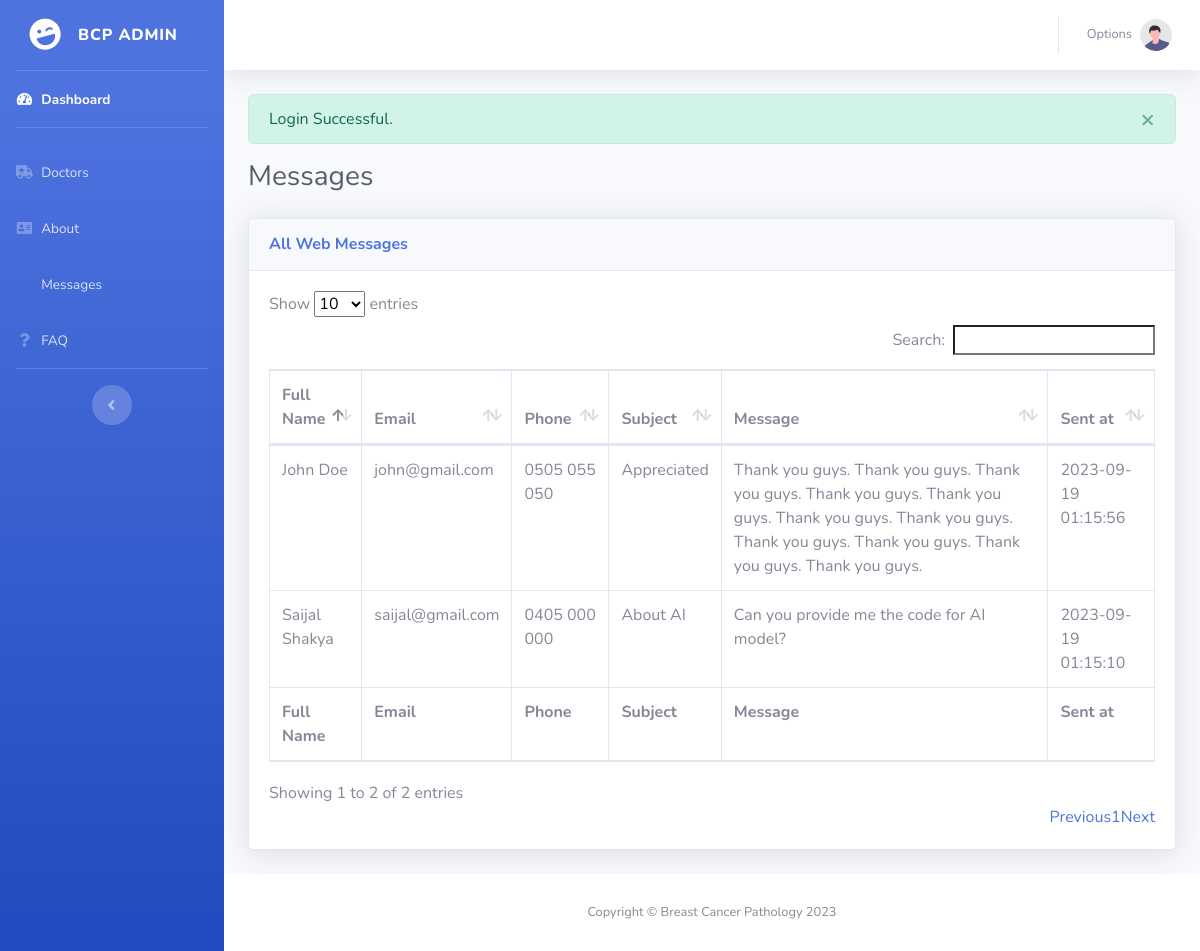
Page /admin/messages (signed in) on the committed database.
### tables this page shows
CREATE TABLE `messages` (
  `id` int NOT NULL,
  `full_name` varchar(255) NOT NULL,
  `email` varchar(100) NOT NULL,
  `phone` varchar(255) DEFAULT NULL,
  `subject` varchar(255) NOT NULL,
  `message` text NOT NULL,
  `created_at` timestamp NULL DEFAULT CURRENT_TIMESTAMP,
  `updated_at` timestamp NULL DEFAULT CURRENT_TIMESTAMP ON UPDATE CURRENT_TIMESTAMP
);

### app/Core/App.php (called while the page is built, shortened)
<?php
class App {
    protected $method = 'index';
    public function __construct() {
        $url = $this->parseUrl();
        if (file_exists('../app/Controllers/' . ucfirst($url[0]) . '.php')) {
            unset($url[0]);
        }
        $this->controller = new $this->controller;
        if (isset($url[1])) {
            if (method_exists($this->controller, $url[1])) {
                $this->method = $url[1];
                unset($url[1]);
            }
        }
        $this->params = $url ? array_values($url) : [];
        call_user_func_array(array($this->controller, $this->method), $this->params);
    }
    public function parseUrl() {
        if (isset($_GET['url'])) {
            return $url = explode('/', filter_var(rtrim($_GET['url'], '/'), FILTER_SANITIZE_URL));
        }
    }
}

### public/index.php (called while the page is built, shortened)
<?php
$app = new app;

### app/Core/DB.php (called while the page is built, shortened)
<?php
class DB {
    protected $db;
	private $statement;
    public function __construct(){
		$this->db = new PDO(sprintf('mysql:host=%s;dbname=%s', DB_HOST, DB_NAME), DB_USER, DB_PASSWORD);
    }
    public function query($sql, $params = []) {
		$this->statement = $this->db->prepare($sql);
	}
    public function row() {
		$this->execute();
		return $this->statement->fetchAll(PDO::FETCH_ASSOC);
	}
	public function execute() {
		return $this->statement->execute();
	}
}

### app/Models/Message.php (called while the page is built, shortened)
<?php
include_once('../app/Core/Model.php');
class Message extends Core\Model
{
    public function getAllMessages(){
        $this->db->query('SELECT * FROM messages ORDER BY created_at DESC');
        return $this->db->row();
    }
}

### app/Core/Model.php (called while the page is built, shortened)
<?php
abstract class Model {
	public function __construct() {
		$this->db = new DB;
	}
}

### app/Views/admin/messages.php (the view, shortened to what this page needs)
<?php include('../app/Views/admin/base/header.php');?>
<link href="/pathology/dashboard/datatables/dataTables.bootstrap4.min.css" rel="stylesheet">
<div class="d-sm-flex align-items-center justify-content-between mb-4">
    <h1 class="h3 mb-0 text-gray-800">Messages</h1>
</div>
 <div class="card shadow mb-4">
<div class="card-header py-3">
    <h6 class="m-0 font-weight-bold text-primary">All Web Messages</h6>
</div>
<div class="card-body">
    <div class="table-responsive">
        <table class="table table-bordered" id="dataTable" width="100%" cellspacing="0">
            <thead>
                <tr>
                    <th>Full Name</th>
                    <th>Email</th>
                    <th>Phone</th>
                    <th>Subject</th>
                    <th>Message</th>
                        <th>Sent at</th>
                    </tr>
                </thead>
                <tfoot>
                    <tr>
                        <th>Full Name</th>
                        <th>Email</th>
                        <th>Phone</th>
                        <th>Subject</th>
                        <th>Message</th>
                        <th>Sent at</th>
                    </tr>
                </tfoot>
                <tbody>
                    <?php
                        foreach ($data['messages'] as $row) {
                            echo '<tr>';
                                echo '<td>' . $row['full_name'] . '</td>';
                                echo '<td>' . $row['email'] . '</td>';
                                echo '<td>' . $row['phone'] . '</td>';
                                echo '<td>' . $row['subject'] . '</td>';
                                echo '<td>' . $row['message'] . '</td>';
                                echo '<td>' . $row['created_at'] . '</td>';
                            echo '</tr>';
                        }
                    ?>
                </tbody>
            </table>
        </div>
    </div>
</div>
<?php include('../app/Views/admin/base/footer.php');?>

### public/dashboard/css/custom.admin.css (style rules this page uses)
:root { --theme-color: #3f4079; --theme-light: #3f40791c; --theme-f-color: #fff; }

### rows in the picture
messages: full_name "John Doe", email "john@gmail.com", phone "0505 055 050", subject "Appreciated", message "Thank you guys. Thank you guys. Thank you guys. Thank you guys. Thank you guys. Thank you guys. Thank you guys. Thank you guys. Thank you guys. Thank you guys. Thank you guys.", created_at "2023-09-19 01:15:56"
messages: full_name "Saijal Shakya", email "saijal@gmail.com", phone "0405 000 000", subject "About AI", message "Can you provide me the code for AI model?", created_at "2023-09-19 01:15:10"

### other values in the picture
$_SESSION['alert_success'] "Login Successful."
